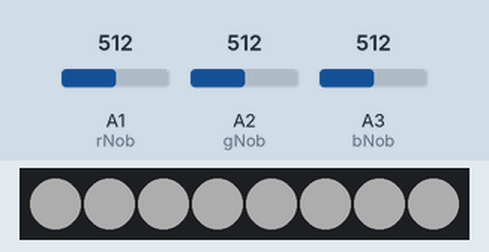
Simulated run of this sketch. Board: Arduino Uno, built with avr-gcc and run on an emulated ATmega328P. On the bench: 8 RGB LEDs in strip order, left to right. Inputs (shaded band) come from the test bench; at power-on: A1 (rNob) = 512, A2 (gNob) = 512, A3 (bNob) = 512. Dim RGB values are drawn brighter than linear.

Above: at 1.2 s.
1.3 s: A1 (rNob) set to 716
At 2.0 s:
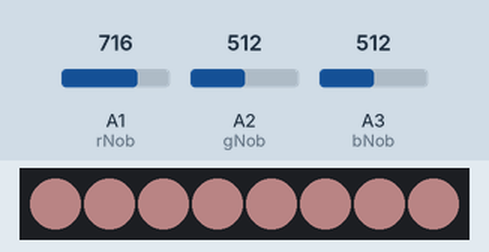
2.8 s: A2 (gNob) set to 716
At 3.1 s:
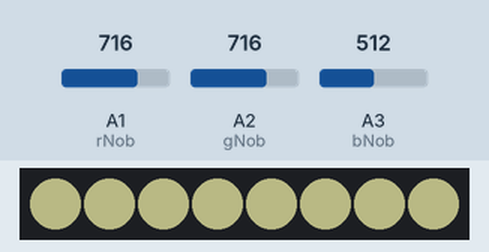
4.3 s: A3 (bNob) set to 306
At 5.5 s:
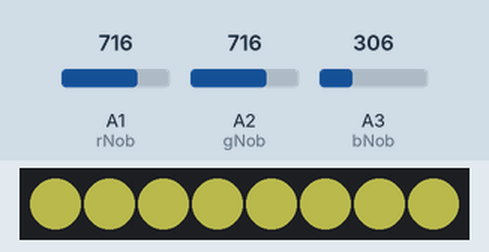
5.8 s: A1 (rNob) set to 511
At 6.6 s:
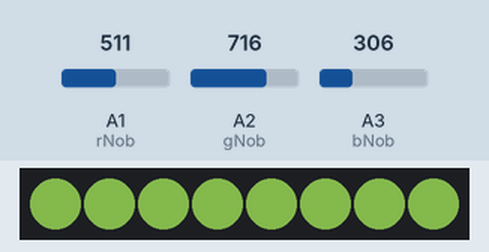
7.3 s: A3 (bNob) set to 511
At 7.8 s:
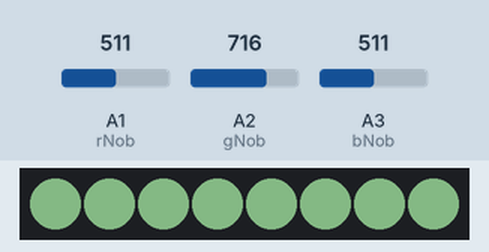
8.8 s: A2 (gNob) set to 306
At 10.1 s:
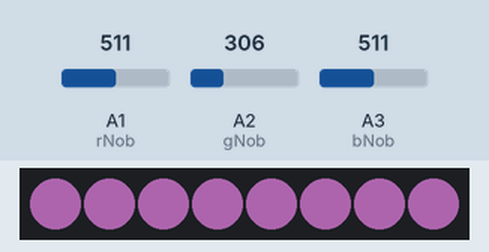
Timing chart, 0 to 11.3 s (numbered marks = the images above; inputs shaded):
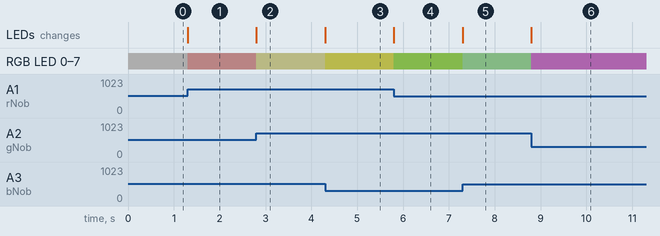

The sketch:

AdafritNeoPixelCode.ino
```cpp
#include <Adafruit_NeoPixel.h>
#define LEDPIN 6
#define NUMBER_PIEXELS 8
Adafruit_NeoPixel strip = Adafruit_NeoPixel(NUMBER_PIEXELS, LEDPIN, NEO_GRB + NEO_KHZ800);

int rNob = A1;
int gNob = A2;
int bNob = A3;
int rVal2 = 0;
int gVal2 = 0;
int bVal2 = 0;

void setup() {
  pinMode(rNob, INPUT);
  pinMode(gNob, INPUT);
  pinMode(bNob, INPUT);
  strip.begin();
  strip.setBrightness(100);
  strip.show();
}

void loop() {
  int rVal = analogRead(rNob);
  int gVal = analogRead(gNob);
  int bVal = analogRead(bNob);
  int rVal2 = rVal / 4;
  int gVal2 = gVal / 4;
  int bVal2 = bVal / 4;

strip.setPixelColor(0, rVal2,gVal2,bVal2);
strip.setPixelColor(1, rVal2,gVal2,bVal2);
strip.setPixelColor(2, rVal2,gVal2,bVal2);
strip.setPixelColor(3, rVal2,gVal2,bVal2);
strip.setPixelColor(4, rVal2,gVal2,bVal2);
strip.setPixelColor(5, rVal2,gVal2,bVal2);
strip.setPixelColor(6, rVal2,gVal2,bVal2);
strip.setPixelColor(7, rVal2,gVal2,bVal2);

Serial.println(rVal2);
Serial.print(gVal2);
Serial.print(bVal2);
strip.show();
}
```

Measured:
- after the input at 1.3 s, RGB LED 0–7: RGB(50, 50, 50) → RGB(70, 50, 50) at once; the LEDs: change at once (image 1)
- after the input at 2.8 s, RGB LED 0–7: RGB(70, 50, 50) → RGB(70, 70, 50) at once; the LEDs: change at once (image 2)
- after the input at 4.3 s, RGB LED 0–7: RGB(70, 70, 50) → RGB(70, 70, 29) at once; the LEDs: change at once (image 3)
- after the input at 5.8 s, RGB LED 0–7: RGB(70, 70, 29) → RGB(50, 70, 29) at once; the LEDs: change at once (image 4)
- after the input at 7.3 s, RGB LED 0–7: RGB(50, 70, 29) → RGB(50, 70, 50) at once; the LEDs: change at once (image 5)
- after the input at 8.8 s, RGB LED 0–7: RGB(50, 70, 50) → RGB(50, 29, 50) at once; the LEDs: change at once (image 6)
